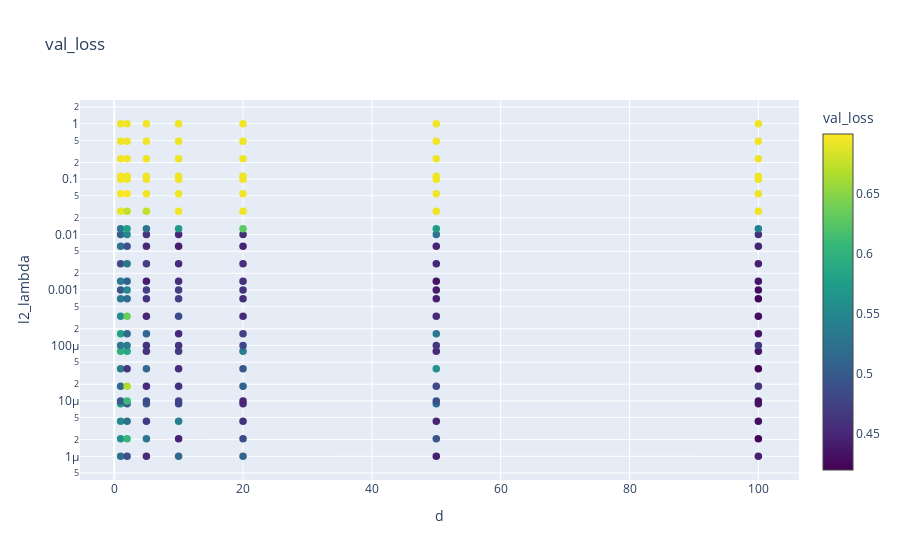

Here is the notebook cell this chart was saved with:
### Code cell
import plotly.graph_objects as go

fig = go.Figure(data=go.Scatter(
    x=df['d'],
    y=df['l2_lambda'],
    mode='markers',
    marker=dict(
        size=7.5,
        color=df['val_loss'],
        colorscale='Viridis',
        showscale=True,
        colorbar=dict(title='val_loss')
    ),
    text=df['val_loss'],  # Add this line to show val_loss on hover
    hovertemplate='val_loss: %{text}<extra></extra>'  # Customize the hover text
))
fig.update_layout(
    title='val_loss',
    xaxis=dict(title='d'),
    yaxis=dict(title='l2_lambda', type='log')
)
fig.show()
fig.write_image("2moons.png")

### Figure 1 — Plotly figure (JSON) as saved in the notebook; plotly's stock layout.template omitted (floating-point values rounded to 4 significant figures; data arrays with more than 128 entries replaced by an {"elided": "..."} marker saying what was removed)
{"data": [{"hovertemplate": "val_loss: %{text}<extra></extra>", "marker": {"color": {"elided": "175 float values"}, "colorbar": {"title": {"text": "val_loss"}}, "colorscale": [[0, "#440154"], [0.1111, "#482878"], [0.2222, "#3e4989"], [0.3333, "#31688e"], [0.4444, "#26828e"], [0.5556, "#1f9e89"], [0.6667, "#35b779"], [0.7778, "#6ece58"], [0.8889, "#b5de2b"], [1, "#fde725"]], "showscale": true, "size": 7.5}, "mode": "markers", "text": {"elided": "175 float values"}, "type": "scatter", "x": {"elided": "175 int values"}, "y": {"elided": "175 float values"}}], "layout": {"title": {"text": "val_loss"}, "xaxis": {"title": {"text": "d"}}, "yaxis": {"title": {"text": "l2_lambda"}, "type": "log"}}}
